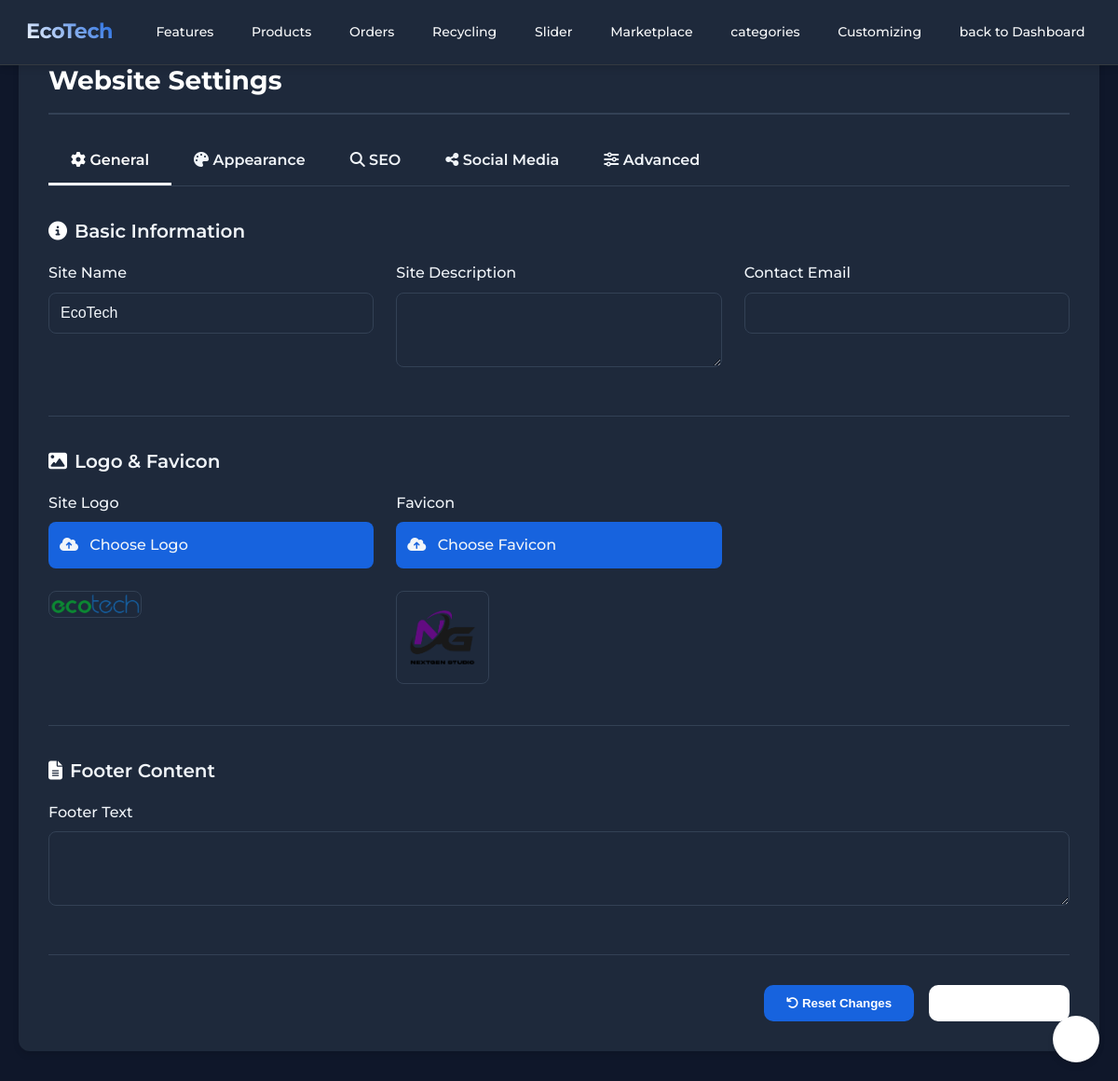
The page /settings.php (signed in) on the database its author committed.
### tables this page shows
CREATE TABLE `site_settings` (
  `id` int(11) NOT NULL,
  `site_name` varchar(255) DEFAULT NULL,
  `logo` varchar(255) DEFAULT NULL,
  `favicon` varchar(255) DEFAULT NULL,
  `primary_color` varchar(7) DEFAULT NULL,
  `secondary_color` varchar(7) DEFAULT NULL,
  `accent_color` varchar(20) DEFAULT '#f97316',
  `site_description` text DEFAULT NULL,
  `footer_text` varchar(255) DEFAULT NULL,
  `allow_registration` tinyint(4) DEFAULT 1,
  `maintenance_mode` tinyint(1) DEFAULT 0,
  `font_family` varchar(100) DEFAULT 'Montserrat',
  `theme_mode` varchar(10) DEFAULT 'light',
  `analytics_id` varchar(20) DEFAULT NULL,
  `meta_keywords` text DEFAULT NULL,
  `contact_email` varchar(255) DEFAULT NULL,
  `social_links` text DEFAULT NULL,
  `header_scripts` text DEFAULT NULL,
  `footer_scripts` text DEFAULT NULL,
  `enable_cache` tinyint(1) DEFAULT 0,
  `cache_lifetime` int(11) DEFAULT 3600,
  `created_at` timestamp NOT NULL DEFAULT current_timestamp(),
  `updated_at` timestamp NOT NULL DEFAULT current_timestamp() ON UPDATE current_timestamp()
);

### settings.php (the view, shortened to what this page needs)
<?php
include 'dash_header.php';
$stmt = $pdo->prepare("SELECT * FROM site_settings LIMIT 1");
$stmt->execute();
$settings = $stmt->fetch(PDO::FETCH_ASSOC);
?>
<!DOCTYPE html>
<html lang="en">
<head>
    <link rel="stylesheet" href="https://cdnjs.cloudflare.com/ajax/libs/font-awesome/6.4.0/css/all.min.css">
</head>
<body class="<?= $settings['theme_mode'] === 'dark' ? 'dark-mode' : '' ?>">
<div class="container">
    <div class="settings-container">
        <h2 class="settings-title">Website Settings</h2>
        <div class="nav-tabs">
            <div class="nav-tab active" data-tab="general">
                <i class="fas fa-cog"></i> General
            </div>
            <div class="nav-tab" data-tab="appearance">
                <i class="fas fa-palette"></i> Appearance
            </div>
            <div class="nav-tab" data-tab="seo">
                <i class="fas fa-search"></i> SEO
            </div>
            <div class="nav-tab" data-tab="social">
                <i class="fas fa-share-alt"></i> Social Media
            </div>
            <div class="nav-tab" data-tab="advanced">
                <i class="fas fa-sliders-h"></i> Advanced
            </div>
        </div>
        <form method="POST" enctype="multipart/form-data">
            <div class="tab-content active" id="general">
                <div class="form-section">
                    <h3 class="form-section-title">
                        <i class="fas fa-info-circle"></i> Basic Information
                    </h3>
                    <div class="form-grid">
                        <div class="form-group">
                            <label for="site_name">Site Name</label>
                            <input type="text" class="form-control" id="site_name" name="site_name" value="<?= htmlspecialchars($settings['site_name'] ?? '') ?>" required>
                        </div>
                        <div class="form-group">
                            <label for="site_description">Site Description</label>
                            <textarea class="form-control" id="site_description" name="site_description" rows="3"><?= htmlspecialchars($settings['site_description'] ?? '') ?></textarea>
                        </div>
                        <div class="form-group">
                            <label for="contact_email">Contact Email</label>
                            <input type="email" class="form-control" id="contact_email" name="contact_email" value="<?= htmlspecialchars($settings['contact_email'] ?? '') ?>">
                        </div>
                    </div>
                </div>
                <div class="form-section">
                    <h3 class="form-section-title">
                        <i class="fas fa-image"></i> Logo & Favicon
                    </h3>
                    <div class="form-grid">
                        <div class="form-group">
                            <label for="logo">Site Logo</label>
                            <div class="file-upload">
                                <label class="file-upload-label">
                                    <i class="fas fa-cloud-upload-alt"></i> Choose Logo
                                </label>
                            </div>
                            <div class="image-preview">
                                <?php if (!empty($settings['logo'])): ?>
                                    <img src="<?= htmlspecialchars($settings['logo']) ?>" alt="Current Logo">
                                <?php else: ?>
                                    <p>No logo uploaded</p>
                                <?php endif; ?>
                            </div>
                        </div>
                        <div class="form-group">
                            <label for="favicon">Favicon</label>
                            <div class="file-upload">
                                <label class="file-upload-label">
                                    <i class="fas fa-cloud-upload-alt"></i> Choose Favicon
                                </label>
                            </div>
                            <div class="image-preview">
                                <?php if (!empty($settings['favicon'])): ?>
                                    <img src="<?= htmlspecialchars($settings['favicon']) ?>" alt="Current Favicon">
                                <?php else: ?>
                                    <p>No favicon uploaded</p>
                                <?php endif; ?>
                            </div>
                        </div>
                    </div>
                </div>
                <div class="form-section">
                    <h3 class="form-section-title">
                        <i class="fas fa-file-alt"></i> Footer Content
                    </h3>
                    <div class="form-group">
                        <label for="footer_text">Footer Text</label>
                        <textarea class="form-control" id="footer_text" name="footer_text" rows="3"><?= htmlspecialchars($settings['footer_text'] ?? '') ?></textarea>
                    </div>
                </div>
            </div>
            <div class="form-actions">
                <button type="reset" class="btn btn-secondary">
                    <i class="fas fa-undo"></i> Reset Changes
                </button>
                <button type="submit" class="btn btn-primary">
                    <i class="fas fa-save"></i> Save Settings
                </button>
            </div>
        </form>
    </div>
</div>
<button class="theme-toggle" id="themeToggle">
    <i class="fas fa-moon"></i>
</button>
</body>
</html>

### rows shown on the page
site_settings: site_name "EcoTech", logo (picture), favicon (picture)
